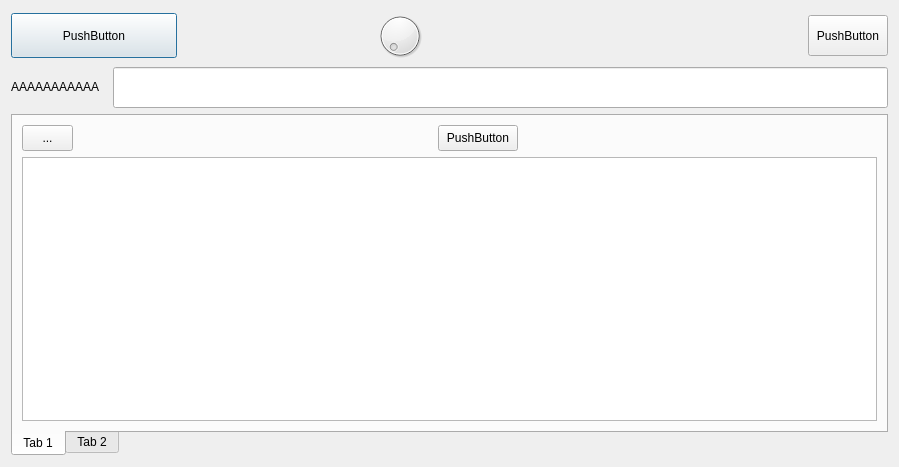
<?xml version="1.0" encoding="UTF-8"?>
<ui version="4.0">
 <class>Dialog</class>
 <widget class="QDialog" name="Dialog">
  <property name="geometry">
   <rect>
    <x>0</x>
    <y>0</y>
    <width>899</width>
    <height>467</height>
   </rect>
  </property>
  <property name="windowTitle">
   <string>Dialog</string>
  </property>
  <layout class="QHBoxLayout" name="horizontalLayout_6">
   <item>
    <layout class="QVBoxLayout" name="verticalLayout_2">
     <item>
      <layout class="QHBoxLayout" name="horizontalLayout_2">
       <item>
        <widget class="QPushButton" name="pushButton_3">
         <property name="sizePolicy">
          <sizepolicy hsizetype="Expanding" vsizetype="Fixed">
           <horstretch>0</horstretch>
           <verstretch>0</verstretch>
          </sizepolicy>
         </property>
         <property name="minimumSize">
          <size>
           <width>75</width>
           <height>45</height>
          </size>
         </property>
         <property name="text">
          <string>PushButton</string>
         </property>
        </widget>
       </item>
       <item>
        <spacer name="horizontalSpacer_5">
         <property name="orientation">
          <enum>Qt::Horizontal</enum>
         </property>
         <property name="sizeType">
          <enum>QSizePolicy::Expanding</enum>
         </property>
         <property name="sizeHint" stdset="0">
          <size>
           <width>100</width>
           <height>30</height>
          </size>
         </property>
        </spacer>
       </item>
       <item>
        <widget class="QDial" name="dial"/>
       </item>
       <item>
        <spacer name="horizontalSpacer_6">
         <property name="orientation">
          <enum>Qt::Horizontal</enum>
         </property>
         <property name="sizeHint" stdset="0">
          <size>
           <width>40</width>
           <height>20</height>
          </size>
         </property>
        </spacer>
       </item>
       <item>
        <spacer name="horizontalSpacer_2">
         <property name="orientation">
          <enum>Qt::Horizontal</enum>
         </property>
         <property name="sizeHint" stdset="0">
          <size>
           <width>40</width>
           <height>20</height>
          </size>
         </property>
        </spacer>
       </item>
       <item>
        <spacer name="verticalSpacer">
         <property name="orientation">
          <enum>Qt::Vertical</enum>
         </property>
         <property name="sizeType">
          <enum>QSizePolicy::Fixed</enum>
         </property>
         <property name="sizeHint" stdset="0">
          <size>
           <width>20</width>
           <height>48</height>
          </size>
         </property>
        </spacer>
       </item>
       <item>
        <widget class="QPushButton" name="pushButton">
         <property name="sizePolicy">
          <sizepolicy hsizetype="Fixed" vsizetype="Fixed">
           <horstretch>0</horstretch>
           <verstretch>0</verstretch>
          </sizepolicy>
         </property>
         <property name="minimumSize">
          <size>
           <width>71</width>
           <height>41</height>
          </size>
         </property>
         <property name="text">
          <string>PushButton</string>
         </property>
        </widget>
       </item>
      </layout>
     </item>
     <item>
      <layout class="QHBoxLayout" name="horizontalLayout">
       <item>
        <widget class="QLabel" name="label">
         <property name="sizePolicy">
          <sizepolicy hsizetype="Fixed" vsizetype="Fixed">
           <horstretch>0</horstretch>
           <verstretch>0</verstretch>
          </sizepolicy>
         </property>
         <property name="text">
          <string>AAAAAAAAAAA</string>
         </property>
        </widget>
       </item>
       <item>
        <spacer name="horizontalSpacer">
         <property name="orientation">
          <enum>Qt::Horizontal</enum>
         </property>
         <property name="sizeType">
          <enum>QSizePolicy::Fixed</enum>
         </property>
         <property name="sizeHint" stdset="0">
          <size>
           <width>8</width>
           <height>38</height>
          </size>
         </property>
        </spacer>
       </item>
       <item>
        <widget class="QLineEdit" name="lineEdit">
         <property name="sizePolicy">
          <sizepolicy hsizetype="Expanding" vsizetype="Fixed">
           <horstretch>0</horstretch>
           <verstretch>0</verstretch>
          </sizepolicy>
         </property>
         <property name="minimumSize">
          <size>
           <width>696</width>
           <height>41</height>
          </size>
         </property>
        </widget>
       </item>
      </layout>
     </item>
     <item>
      <widget class="QTabWidget" name="tabWidget">
       <property name="tabPosition">
        <enum>QTabWidget::South</enum>
       </property>
       <property name="currentIndex">
        <number>0</number>
       </property>
       <property name="movable">
        <bool>true</bool>
       </property>
       <widget class="QWidget" name="tab">
        <attribute name="title">
         <string>Tab 1</string>
        </attribute>
        <layout class="QHBoxLayout" name="horizontalLayout_5">
         <item>
          <layout class="QVBoxLayout" name="verticalLayout">
           <item>
            <layout class="QHBoxLayout" name="horizontalLayout_3">
             <item>
              <widget class="QToolButton" name="toolButton">
               <property name="minimumSize">
                <size>
                 <width>51</width>
                 <height>26</height>
                </size>
               </property>
               <property name="text">
                <string>...</string>
               </property>
              </widget>
             </item>
             <item>
              <spacer name="horizontalSpacer_3">
               <property name="orientation">
                <enum>Qt::Horizontal</enum>
               </property>
               <property name="sizeHint" stdset="0">
                <size>
                 <width>268</width>
                 <height>20</height>
                </size>
               </property>
              </spacer>
             </item>
             <item>
              <widget class="QPushButton" name="pushButton_2">
               <property name="sizePolicy">
                <sizepolicy hsizetype="Fixed" vsizetype="Fixed">
                 <horstretch>0</horstretch>
                 <verstretch>0</verstretch>
                </sizepolicy>
               </property>
               <property name="minimumSize">
                <size>
                 <width>66</width>
                 <height>26</height>
                </size>
               </property>
               <property name="text">
                <string>PushButton</string>
               </property>
              </widget>
             </item>
             <item>
              <spacer name="horizontalSpacer_4">
               <property name="orientation">
                <enum>Qt::Horizontal</enum>
               </property>
               <property name="sizeHint" stdset="0">
                <size>
                 <width>308</width>
                 <height>20</height>
                </size>
               </property>
              </spacer>
             </item>
            </layout>
           </item>
           <item>
            <widget class="QTextEdit" name="textEdit">
             <property name="minimumSize">
              <size>
               <width>784</width>
               <height>240</height>
              </size>
             </property>
            </widget>
           </item>
          </layout>
         </item>
        </layout>
       </widget>
       <widget class="QWidget" name="tab_2">
        <attribute name="title">
         <string>Tab 2</string>
        </attribute>
        <layout class="QHBoxLayout" name="horizontalLayout_4">
         <item>
          <widget class="QPlainTextEdit" name="plainTextEdit"/>
         </item>
        </layout>
       </widget>
      </widget>
     </item>
    </layout>
   </item>
  </layout>
 </widget>
 <resources/>
 <connections/>
</ui>
